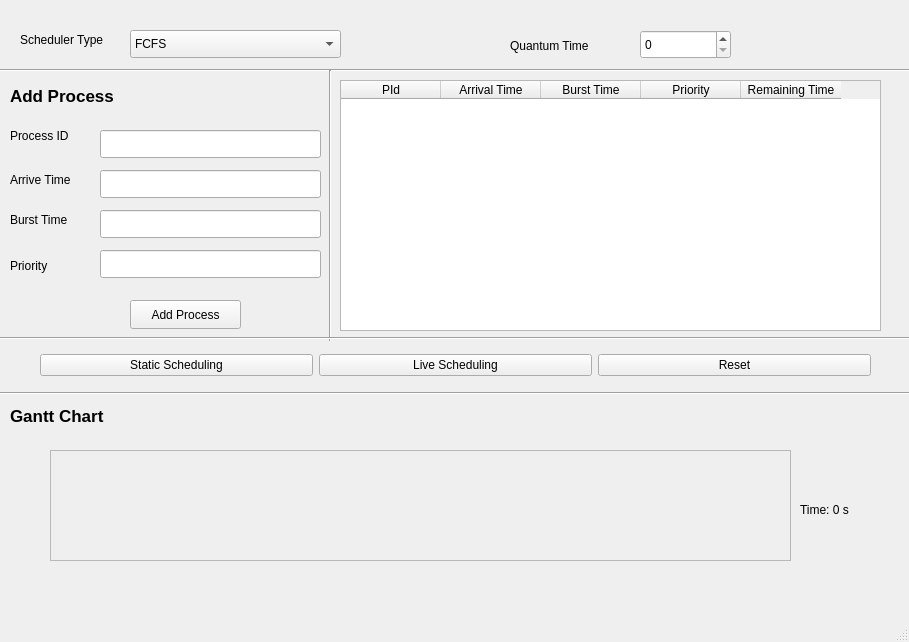
<?xml version="1.0" encoding="UTF-8"?>
<ui version="4.0">
 <class>MainWindow</class>
 <widget class="QMainWindow" name="MainWindow">
  <property name="geometry">
   <rect>
    <x>0</x>
    <y>0</y>
    <width>909</width>
    <height>642</height>
   </rect>
  </property>
  <property name="windowTitle">
   <string>MainWindow</string>
  </property>
  <widget class="QWidget" name="centralwidget">
   <widget class="QComboBox" name="schedulerTypeCombo">
    <property name="geometry">
     <rect>
      <x>130</x>
      <y>30</y>
      <width>211</width>
      <height>28</height>
     </rect>
    </property>
    <item>
     <property name="text">
      <string>FCFS</string>
     </property>
    </item>
    <item>
     <property name="text">
      <string>SJF(Preemptive)</string>
     </property>
    </item>
    <item>
     <property name="text">
      <string>SJF(Non-Preemptive)</string>
     </property>
    </item>
    <item>
     <property name="text">
      <string>Priority(Preemptive)</string>
     </property>
    </item>
    <item>
     <property name="text">
      <string>Priority(Non-Preemptive)</string>
     </property>
    </item>
    <item>
     <property name="text">
      <string>Round Robin</string>
     </property>
    </item>
   </widget>
   <widget class="QLabel" name="label">
    <property name="geometry">
     <rect>
      <x>20</x>
      <y>30</y>
      <width>111</width>
      <height>20</height>
     </rect>
    </property>
    <property name="text">
     <string>Scheduler Type</string>
    </property>
   </widget>
   <widget class="QLabel" name="label_2">
    <property name="geometry">
     <rect>
      <x>510</x>
      <y>30</y>
      <width>111</width>
      <height>31</height>
     </rect>
    </property>
    <property name="text">
     <string>Quantum Time</string>
    </property>
   </widget>
   <widget class="QSpinBox" name="timeQuantumSpin">
    <property name="geometry">
     <rect>
      <x>640</x>
      <y>30</y>
      <width>91</width>
      <height>29</height>
     </rect>
    </property>
   </widget>
   <widget class="Line" name="line">
    <property name="geometry">
     <rect>
      <x>-10</x>
      <y>60</y>
      <width>1061</width>
      <height>20</height>
     </rect>
    </property>
    <property name="orientation">
     <enum>Qt::Orientation::Horizontal</enum>
    </property>
   </widget>
   <widget class="QLabel" name="label_3">
    <property name="geometry">
     <rect>
      <x>10</x>
      <y>80</y>
      <width>161</width>
      <height>31</height>
     </rect>
    </property>
    <property name="font">
     <font>
      <pointsize>13</pointsize>
      <italic>false</italic>
      <bold>true</bold>
      <underline>false</underline>
      <strikeout>false</strikeout>
     </font>
    </property>
    <property name="text">
     <string>Add Process </string>
    </property>
   </widget>
   <widget class="Line" name="line_2">
    <property name="geometry">
     <rect>
      <x>310</x>
      <y>70</y>
      <width>41</width>
      <height>271</height>
     </rect>
    </property>
    <property name="orientation">
     <enum>Qt::Orientation::Vertical</enum>
    </property>
   </widget>
   <widget class="QLineEdit" name="ProcessIdBox">
    <property name="geometry">
     <rect>
      <x>100</x>
      <y>130</y>
      <width>221</width>
      <height>28</height>
     </rect>
    </property>
   </widget>
   <widget class="QLabel" name="label_4">
    <property name="geometry">
     <rect>
      <x>10</x>
      <y>120</y>
      <width>91</width>
      <height>31</height>
     </rect>
    </property>
    <property name="text">
     <string>Process ID</string>
    </property>
   </widget>
   <widget class="QLabel" name="label_5">
    <property name="geometry">
     <rect>
      <x>10</x>
      <y>170</y>
      <width>81</width>
      <height>20</height>
     </rect>
    </property>
    <property name="text">
     <string>Arrive Time</string>
    </property>
   </widget>
   <widget class="QLineEdit" name="ArriveTimeBox">
    <property name="geometry">
     <rect>
      <x>100</x>
      <y>170</y>
      <width>221</width>
      <height>28</height>
     </rect>
    </property>
   </widget>
   <widget class="QLineEdit" name="BurstTimeBox">
    <property name="geometry">
     <rect>
      <x>100</x>
      <y>210</y>
      <width>221</width>
      <height>28</height>
     </rect>
    </property>
   </widget>
   <widget class="QLineEdit" name="PriorityBox">
    <property name="geometry">
     <rect>
      <x>100</x>
      <y>250</y>
      <width>221</width>
      <height>28</height>
     </rect>
    </property>
   </widget>
   <widget class="QLabel" name="label_6">
    <property name="geometry">
     <rect>
      <x>10</x>
      <y>210</y>
      <width>81</width>
      <height>20</height>
     </rect>
    </property>
    <property name="text">
     <string>Burst Time</string>
    </property>
   </widget>
   <widget class="QLabel" name="label_7">
    <property name="geometry">
     <rect>
      <x>10</x>
      <y>250</y>
      <width>81</width>
      <height>31</height>
     </rect>
    </property>
    <property name="text">
     <string>Priority</string>
    </property>
   </widget>
   <widget class="Line" name="line_3">
    <property name="geometry">
     <rect>
      <x>0</x>
      <y>330</y>
      <width>1011</width>
      <height>16</height>
     </rect>
    </property>
    <property name="orientation">
     <enum>Qt::Orientation::Horizontal</enum>
    </property>
   </widget>
   <widget class="QPushButton" name="AddProcessButton">
    <property name="geometry">
     <rect>
      <x>130</x>
      <y>300</y>
      <width>111</width>
      <height>29</height>
     </rect>
    </property>
    <property name="text">
     <string>Add Process</string>
    </property>
   </widget>
   <widget class="Line" name="line_4">
    <property name="geometry">
     <rect>
      <x>0</x>
      <y>383</y>
      <width>991</width>
      <height>20</height>
     </rect>
    </property>
    <property name="orientation">
     <enum>Qt::Orientation::Horizontal</enum>
    </property>
   </widget>
   <widget class="QLabel" name="label_8">
    <property name="geometry">
     <rect>
      <x>10</x>
      <y>390</y>
      <width>181</width>
      <height>51</height>
     </rect>
    </property>
    <property name="font">
     <font>
      <pointsize>13</pointsize>
      <bold>true</bold>
     </font>
    </property>
    <property name="text">
     <string>Gantt Chart</string>
    </property>
   </widget>
   <widget class="QTableWidget" name="processTable">
    <property name="geometry">
     <rect>
      <x>340</x>
      <y>80</y>
      <width>541</width>
      <height>251</height>
     </rect>
    </property>
    <column>
     <property name="text">
      <string>PId</string>
     </property>
    </column>
    <column>
     <property name="text">
      <string>Arrival Time</string>
     </property>
    </column>
    <column>
     <property name="text">
      <string>Burst Time</string>
     </property>
    </column>
    <column>
     <property name="text">
      <string>Priority</string>
     </property>
    </column>
    <column>
     <property name="text">
      <string>Remaining Time</string>
     </property>
    </column>
   </widget>
   <widget class="QScrollArea" name="ganttScrollArea">
    <property name="geometry">
     <rect>
      <x>50</x>
      <y>450</y>
      <width>741</width>
      <height>111</height>
     </rect>
    </property>
    <property name="widgetResizable">
     <bool>true</bool>
    </property>
    <widget class="QWidget" name="scrollAreaWidgetContents">
     <property name="geometry">
      <rect>
       <x>0</x>
       <y>0</y>
       <width>739</width>
       <height>109</height>
      </rect>
     </property>
     <layout class="QHBoxLayout" name="horizontalLayout"/>
    </widget>
   </widget>
   <widget class="QLabel" name="timeLabel">
    <property name="geometry">
     <rect>
      <x>800</x>
      <y>500</y>
      <width>131</width>
      <height>20</height>
     </rect>
    </property>
    <property name="text">
     <string>Time: 0 s</string>
    </property>
   </widget>
   <widget class="QWidget" name="layoutWidget">
    <property name="geometry">
     <rect>
      <x>40</x>
      <y>350</y>
      <width>831</width>
      <height>31</height>
     </rect>
    </property>
    <layout class="QHBoxLayout" name="horizontalLayout_2">
     <item>
      <widget class="QPushButton" name="StaticButton">
       <property name="text">
        <string>Static Scheduling</string>
       </property>
      </widget>
     </item>
     <item>
      <widget class="QPushButton" name="LiveButton">
       <property name="text">
        <string>Live Scheduling</string>
       </property>
      </widget>
     </item>
     <item>
      <widget class="QPushButton" name="ResetButton">
       <property name="text">
        <string>Reset</string>
       </property>
      </widget>
     </item>
    </layout>
   </widget>
  </widget>
  <widget class="QMenuBar" name="menubar">
   <property name="geometry">
    <rect>
     <x>0</x>
     <y>0</y>
     <width>909</width>
     <height>25</height>
    </rect>
   </property>
  </widget>
  <widget class="QStatusBar" name="statusbar"/>
 </widget>
 <resources/>
 <connections/>
</ui>
